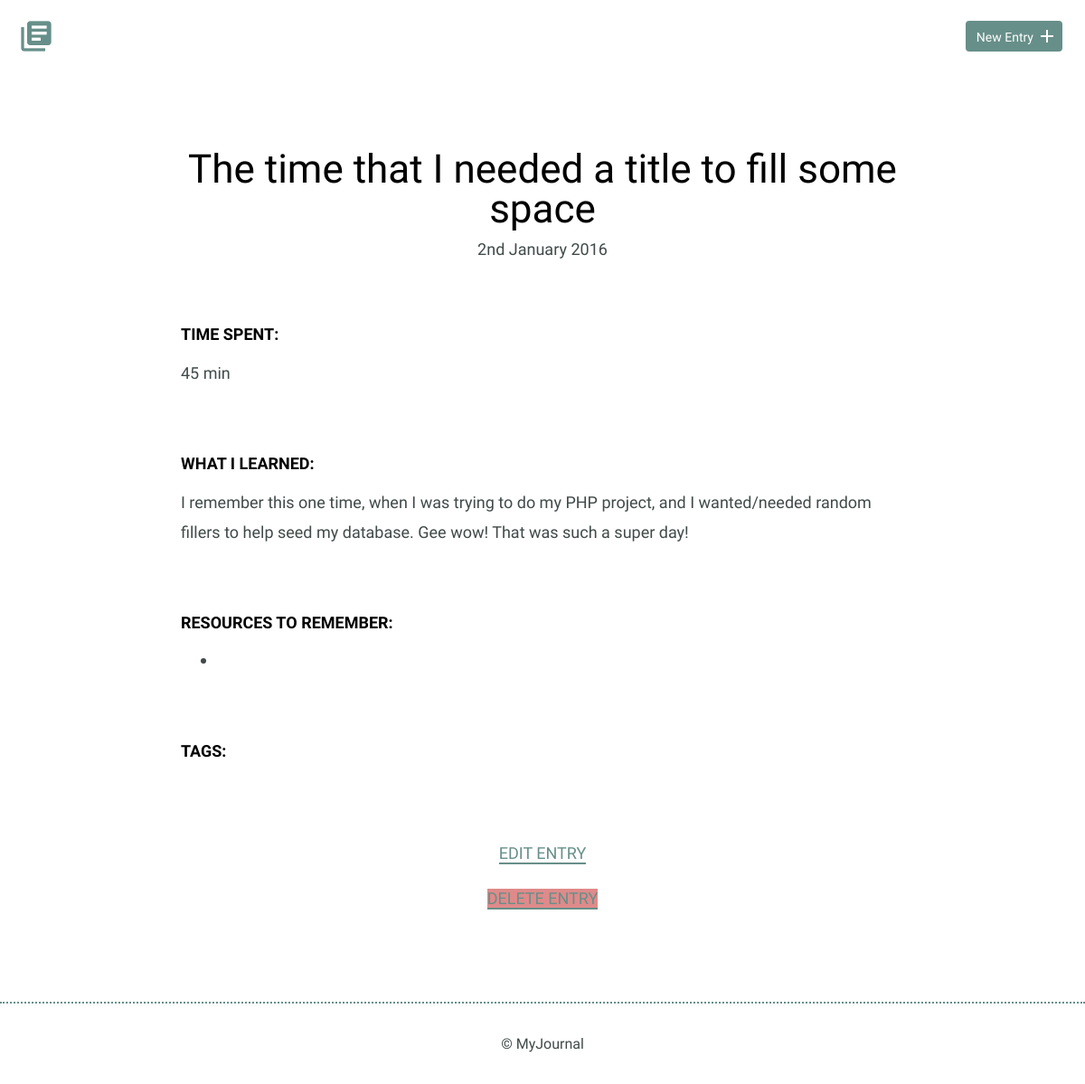
The page /detail.php?id=4 on the database as committed earlier.
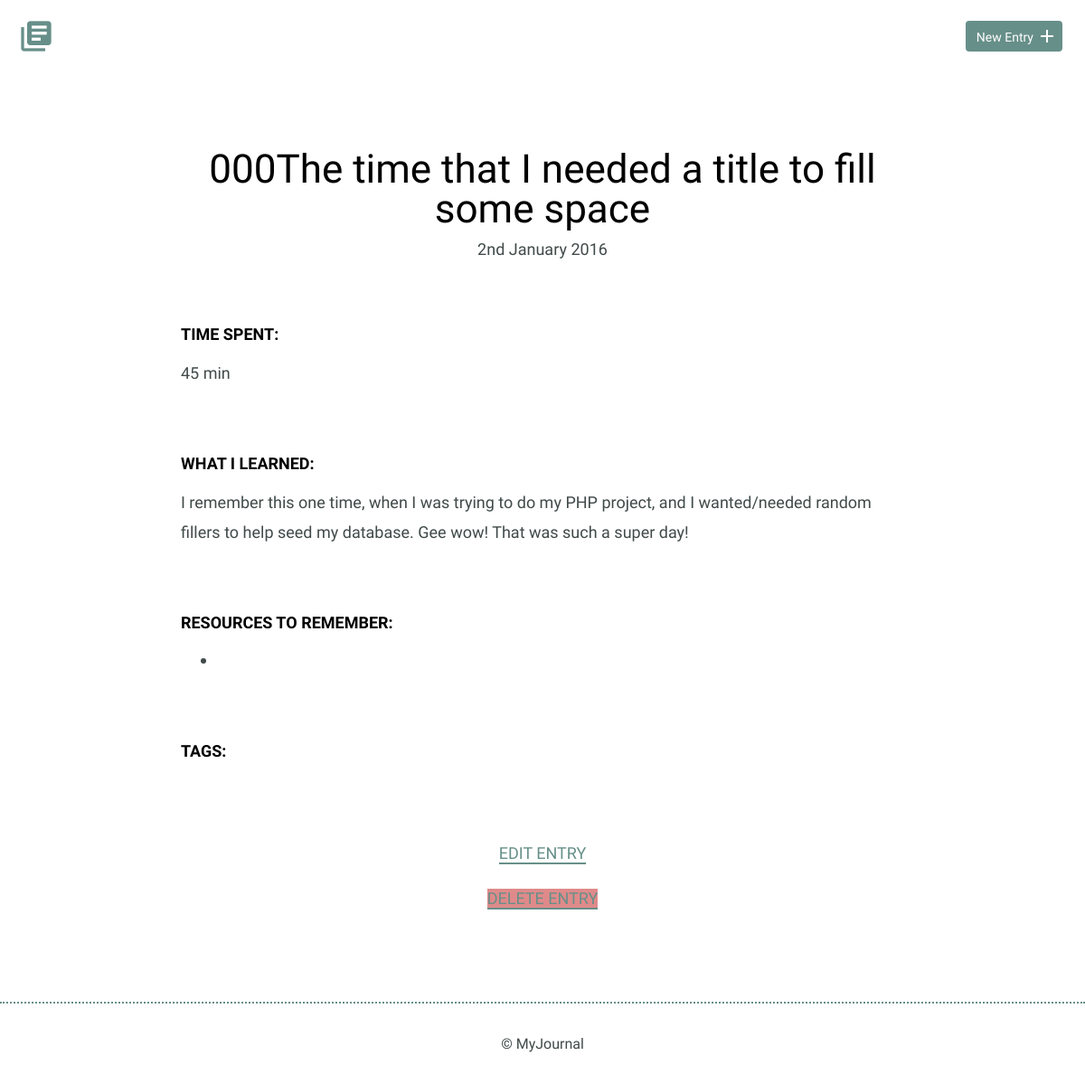
The same page on the database as committed later.
### tables this page shows
CREATE TABLE "entries" (
	"id"	INTEGER,
	"title"	TEXT,
	"date"	TEXT,
	"time_spent"	INTEGER,
	"learned"	BLOB,
	"resources"	BLOB,
	"tags"	TEXT,
	PRIMARY KEY("id")
);

### inc/functions.php (called while the page is built, shortened)
<?php
function get_entry($id)
{
    include('connection.php');
    $sql = "SELECT * FROM entries WHERE id=$id";
    try {
        $results = $db->prepare($sql);
        $results->execute();
    } catch (Exception $e) {
        echo "Error!: " . $e->getMessage() . "<br />";
        return false;
    }
    return $results->fetchAll(PDO::FETCH_ASSOC);
}

### detail.php (the view, shortened to what this page needs)
<?php
include("inc/header.php");
$id_to_render = intval($_GET['id']);
$entry_to_render = get_entry($id_to_render);
?>
<section>
    <div class="container">
        <div class="entry-list single">
            <article>
                <?php
                $date = new DateTime($entry_to_render[0]['date']);
                ?>
                <h1><?php echo $entry_to_render[0]['title']; ?></h1>
                <time datetime="<?php echo $entry_to_render[0]['date']; ?>">
                    <?php
                    echo $date->format('jS F Y');
                    ?>
                </time>
                <div class="entry">
                    <h3>Time Spent: </h3>
                    <p><?php
                        echo $entry_to_render[0]['time_spent'];
                        ?></p>
                </div>
                <div class="entry">
                    <h3>What I Learned:</h3>
                    <p>
                        <?php
                        echo $entry_to_render[0]['learned'];
                        ?>
                    </p>
                </div>
                <div class="entry">
                    <h3>Resources to Remember:</h3>
                    <ul>
                        <li>
                        </li>
                    </ul>
                </div>
                <div class="entry">
                    <h3>Tags:</h3>
                </div>
            </article>
        </div>
    </div>
    <div class="edit">
        <p><a href="edit.php?id=<?php echo $id_to_render; ?>">Edit Entry</a></p>
        <p><a id="delete-button" href="delete.php?id=<?php echo $id_to_render; ?>">Delete Entry</a></p>
    </div>
</section>
<?php
include("inc/footer.php");
?>

Rows that differ between the two databases and show on the page:
changed entries "45 min": title "The time that I needed a title to fill some space" → "000The time that I needed a title to fill some space"
